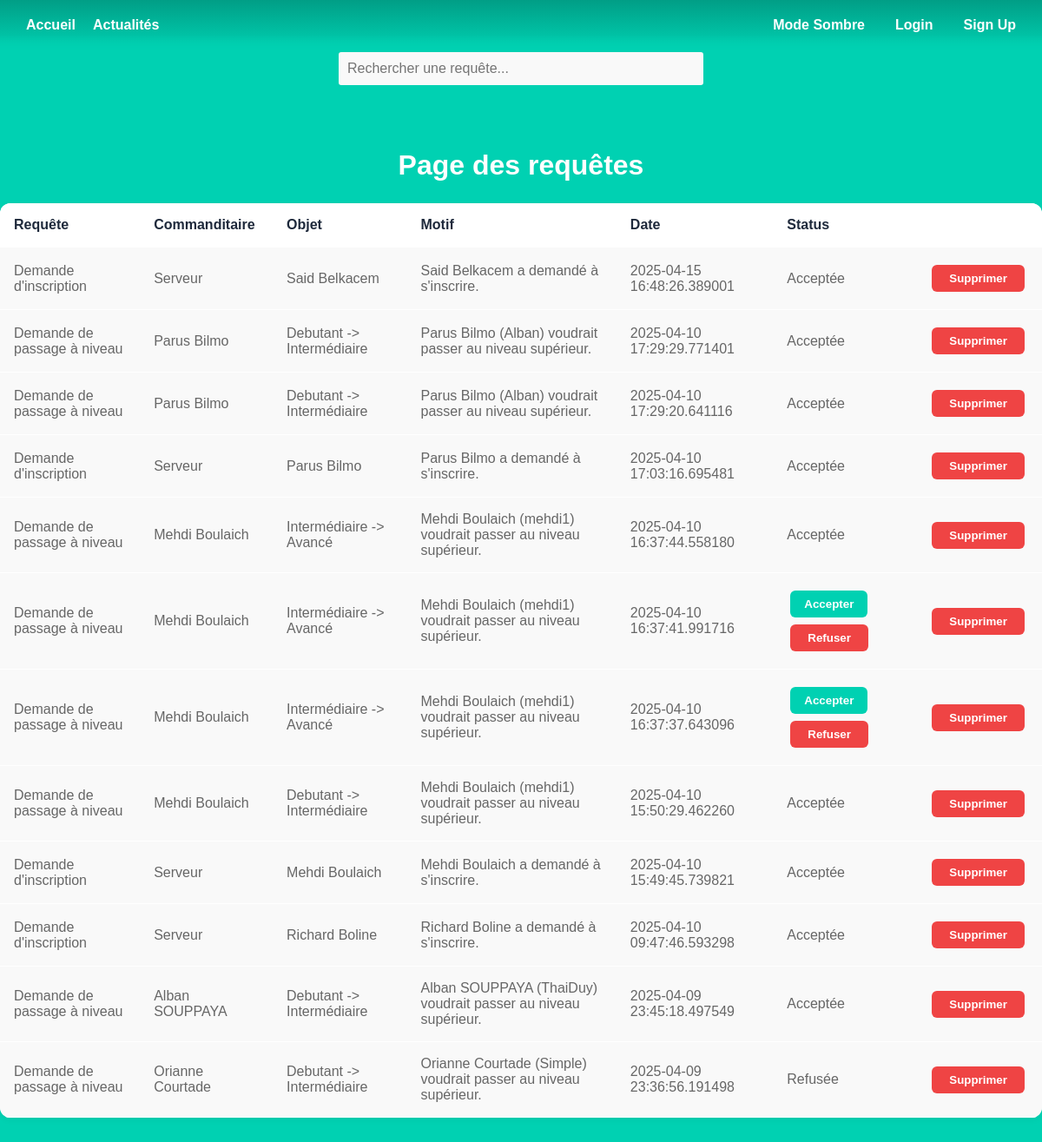
Page /request_admin on the committed database.
### models.py (models this page shows)
class Request(db.Model):
    id = db.Column(db.Integer, primary_key=True)
    title = db.Column(db.String)
    description = db.Column(db.Text)
    status = db.Column(db.String)
    date = db.Column(db.DateTime)
    object_name = db.Column(db.String)
    object_type = db.Column(db.String)
    user_lastname = db.Column(db.String)
    user_firstname = db.Column(db.String)

### admin.py (the view)
@admin.route('/request_admin')
def request_admin_list():
    q = request.args.get('q', '')
    requests = Request.query.filter(
        or_(
            Request.title.ilike(f'%{q}%'),
            Request.object_name.ilike(f'%{q}%'),
            Request.description.ilike(f'%{q}%'),
            cast(Request.date, String).ilike(f'%{q}%')
        )
    ).order_by(desc(Request.date)).all()
    return render_template('admin_request.html', requests=requests)

### templates/admin_request.html (shortened to what this page needs)
{% extends 'base.html' %}
{% block content %}
<div class="search-container">
    <input type="text" id="searchInput2" class="search-input search-obj" placeholder="Rechercher une requête...">
</div>
<h1 class="title">
    Page  des requêtes
</h1>
<div class="resquest-container">
        <table>
            <tr>
                <th>Requête</th>
                <th>Commanditaire</th>
                <th>Objet</th>
                <th>Motif</th>
                <th>Date</th>
                <th>Status</th>
                <th></th>
            </tr>
        <tbody id="results2">
        {% for rqs in requests %}
        {% if rqs.title == "Demande de suppression d'objet" %}
            <tr>
                <td>{{rqs.title}}</td>
                <td>{{rqs.user_firstname}} {{rqs.user_lastname}}</td>
                <td>{{rqs.object_name}} ({{rqs.object_type}})</td>
                <td>{{rqs.description}}</td>
                <td>{{rqs.date}}</td>
                {% if rqs.status == "En attente" %}
                <td>
                    <form action="{{ url_for('admin.request_accept', request_id=rqs.id) }}" method="post">
                        <button type="submit" class="accept-btn">Accepter</button>
                    </form>
                    <form action="{{ url_for('admin.request_refuse', request_id=rqs.id) }}" method="post">
                        <button type="submit" class="refuse-btn">Refuser</button>
                    </form>
                </td>
                {% else %}
                    <td>{{rqs.status}}</td>
                {% endif %}
                <td>
                    <form action="{{ url_for('admin.delete_request', request_id=rqs.id) }}" method="post">
                        <button type="submit" class="refuse-btn">Supprimer</button>
                    </form>
                </td>
            </tr>
        {% elif rqs.title == "Demande d'inscription" %}
            <tr>
                <td>{{rqs.title}}</td>
                <td>Serveur</td>
                <td>{{rqs.user_firstname}} {{rqs.user_lastname}}</td>
                <td>{{rqs.description}}</td>
                <td>{{rqs.date}}</td>
                {% if rqs.status == "En attente" %}
                <td>
                    <form>
                        <button type="button" onclick="openRequestMotif('role')" class="accept-btn">Accepter</button>
                    </form>
                    <form action="{{ url_for('admin.request_refuse', request_id=rqs.id) }}" method="post">
                        <button type="submit" class="refuse-btn">Refuser</button>
                    </form>
                </td>
                {% else %}
                    <td>{{rqs.status}}</td>
                {% endif %}
                <td>
                    <form action="{{ url_for('admin.delete_request', request_id=rqs.id) }}" method="post">
                        <button type="submit" class="refuse-btn">Supprimer</button>
                    </form>
                </td>
            </tr>
        {% elif rqs.title == "Demande de passage à niveau" %}
            <tr>
                <td>{{rqs.title}}</td>
                <td>{{rqs.user_firstname}} {{rqs.user_lastname}}</td>
                <td>{{rqs.object_name}}</td>
                <td>{{rqs.description}}</td>
                <td>{{rqs.date}}</td>
                {% if rqs.status == "En attente" %}
                <td>
                    <form action="{{ url_for('admin.request_accept', request_id=rqs.id) }}" method="post">
                        <button type="submit" class="accept-btn">Accepter</button>
                    </form>
                    <form action="{{ url_for('admin.request_refuse', request_id=rqs.id) }}" method="post">
                        <button type="submit" class="refuse-btn">Refuser</button>
                    </form>
                </td>
                {% else %}
                    <td>{{rqs.status}}</td>
                {% endif %}
                <td>
                    <form action="{{ url_for('admin.delete_request', request_id=rqs.id) }}" method="post">
                        <button type="submit" class="refuse-btn">Supprimer</button>
                    </form>
                </td>
            </tr>
        {% endif %}
        {% endfor %}
        </tbody>
        </table>
</div>
{% endblock %}

### static/styles/base2.css (style rules this page uses)
html, body { height: 100%; margin: 0; padding: 0; font-family: 'Arial', sans-serif; background-color: var(--clair); color: rgb(0, 0, 0); text-align: center; }
:root { --clair: #00d1b2; --moyen: #14c2a8; --fonce: #019e86; --tresfonce: #00a88b; --ecriture: white; --box: white; --titrebox: black; --border: #ddd; --writeinput: #aaa; --itembox: #f9f9f9; --titreitem: #333; --pitem: #666; --ecritureform: black; --titrerequete: #1e293b; --progress : #0fd812; }
.title { color: var(--ecriture); padding-top: 25px; font-size: 2rem; font-weight: 600; line-height: 1.125 }
.search-container { display: flex; justify-content: center; margin-bottom: 20px; width: 90%; }
.search-input { width: 400px; max-width: 100%; padding: 10px; border: 2px solid var(--clair); border-radius: 5px; font-size: 16px; background-color: var(--itembox); }
.resquest-container table { table-layout: auto; width: 100%; border-collapse: collapse; margin: 0 auto; max-width: 1250px; background-color: var(--box); border-radius: 12px; overflow: hidden; box-shadow: 0 2px 8px rgba(0, 0, 0, 0.05); margin-bottom: 30px; }
.resquest-container th, td { text-align: left; padding: 1rem; border-bottom: 1px solid var(--box); }
.resquest-container th { background-color: var(--box); color: var(--titrerequete); font-weight: 600; }
.resquest-container td { background-color: var(--itembox); color: var(--pitem); }
.resquest-container form { display: inline-block; margin: 0.25rem; }
.resquest-container form button { padding: 0.5rem 1rem; border: none; border-radius: 6px; font-weight: 600; cursor: pointer; transition: all 0.2s ease-in-out; }
.resquest-container .accept-btn:first-child { background-color: var(--clair); color: var(--ecriture); }
.resquest-container .refuse-btn[type="submit"]:last-child { background-color: #ef4444; color: var(--ecriture); padding-left: 20px; padding-right: 20px; }

### rows in the picture
Request: title "Demande d'inscription", user_firstname "Said", user_lastname "Belkacem", description "Said Belkacem a demandé à s'inscrire.", date "2025-04-15 16:48:26.389001", status "Acceptée"
Request: title "Demande de passage à niveau", user_firstname "Parus", user_lastname "Bilmo", object_name "Debutant -> Intermédiaire", description "Parus Bilmo (Alban) voudrait passer au niveau supérieur.", date "2025-04-10 17:29:29.771401", status "Acceptée"
Request: title "Demande de passage à niveau", user_firstname "Parus", user_lastname "Bilmo", object_name "Debutant -> Intermédiaire", description "Parus Bilmo (Alban) voudrait passer au niveau supérieur.", date "2025-04-10 17:29:20.641116", status "Acceptée"
Request: title "Demande d'inscription", user_firstname "Parus", user_lastname "Bilmo", description "Parus Bilmo a demandé à s'inscrire.", date "2025-04-10 17:03:16.695481", status "Acceptée"
Request: title "Demande de passage à niveau", user_firstname "Mehdi", user_lastname "Boulaich", object_name "Intermédiaire -> Avancé", description "Mehdi Boulaich (mehdi1) voudrait passer au niveau supérieur.", date "2025-04-10 16:37:44.558180", status "Acceptée"
Request: title "Demande de passage à niveau", user_firstname "Mehdi", user_lastname "Boulaich", object_name "Intermédiaire -> Avancé", description "Mehdi Boulaich (mehdi1) voudrait passer au niveau supérieur.", date "2025-04-10 16:37:41.991716"
Request: title "Demande de passage à niveau", user_firstname "Mehdi", user_lastname "Boulaich", object_name "Intermédiaire -> Avancé", description "Mehdi Boulaich (mehdi1) voudrait passer au niveau supérieur.", date "2025-04-10 16:37:37.643096"
Request: title "Demande de passage à niveau", user_firstname "Mehdi", user_lastname "Boulaich", object_name "Debutant -> Intermédiaire", description "Mehdi Boulaich (mehdi1) voudrait passer au niveau supérieur.", date "2025-04-10 15:50:29.462260", status "Acceptée"
Request: title "Demande d'inscription", user_firstname "Mehdi", user_lastname "Boulaich", description "Mehdi Boulaich a demandé à s'inscrire.", date "2025-04-10 15:49:45.739821", status "Acceptée"
Request: title "Demande d'inscription", user_firstname "Richard", user_lastname "Boline", description "Richard Boline a demandé à s'inscrire.", date "2025-04-10 09:47:46.593298", status "Acceptée"
Request: title "Demande de passage à niveau", user_firstname "Alban", user_lastname "SOUPPAYA", object_name "Debutant -> Intermédiaire", description "Alban SOUPPAYA (ThaiDuy) voudrait passer au niveau supérieur.", date "2025-04-09 23:45:18.497549", status "Acceptée"
Request: title "Demande de passage à niveau", user_firstname "Orianne", user_lastname "Courtade", object_name "Debutant -> Intermédiaire", description "Orianne Courtade (Simple) voudrait passer au niveau supérieur.", date "2025-04-09 23:36:56.191498", status "Refusée"
